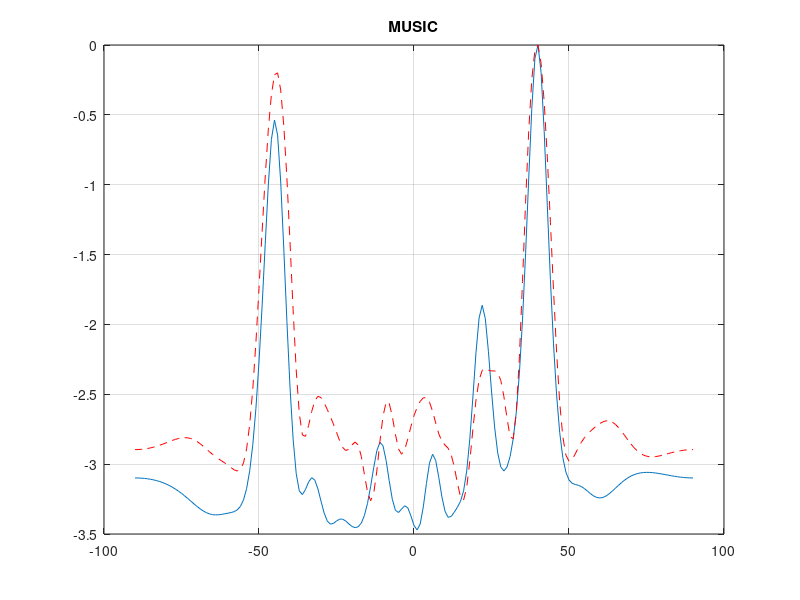

Source code (MATLAB):

clear;close all;clc; 

num=16;% elemeent number
f1=500;% frequency 1
f2=500;% frequency 2
a1=-45;% azimuth 1 
a2=40;% azimuth 2 
c=1500;% speed 
lmda=c/f1;% wavelength 
d=lmda/2;% elemeent interval
thita=-90:1:90; 
SNR1=-10;% SNR 
SNR2=-10;% SNR
fs=400; 
Ts=[0:1/fs:1]; 
snapshot=length(Ts); 
s1=10^(SNR1/20)*sin(2*pi*f1*Ts);
s2=10^(SNR2/20)*sin(2*pi*f2*Ts);
athita1=exp(j*2*pi*d/lmda*sin(a1*pi/180)*[0:num-1]).';
athita2=exp(j*2*pi*d/lmda*sin(a2*pi/180)*[0:num-1]).';
x=athita1*s1+athita2*s2+(randn(num,length(Ts))+j*randn(num,length(Ts)))/sqrt(2);

%==============MUSIC===============% 
R=x*x'/snapshot;
[V,D]=eig(R); 
test = V;
P=V(:,1:14)*V(:,1:14)'; 
for i=1:length(thita) 
    A=exp(j*2*pi*d/lmda*sin(thita(i)*pi/180)*[0:num-1]).';
    PF(i)=sum(abs(A'*x).^2);
    test = sum(abs(A'*x).^2);
    BF(i)=A'*R*A;
    S(i)=1/(A'*P*A); 
end 

figure; 
plot(thita,10*log10(abs(S)/(max(abs(S))))); 
grid on;hold on; 
plot(thita,10*log10(abs(PF)/(max(abs(PF)))),'r--');
title('MUSIC') 



